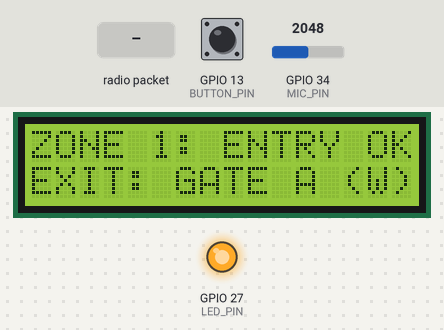
Bench run of a sketch on a simulated ESP32. Shown: 16×2 character LCD, output pins drawn as LEDs (lit = HIGH). Dashed ring = blinking. Inputs (shaded band) come from the test bench; at power-on: GPIO 13 (BUTTON_PIN) HIGH, GPIO 34 (MIC_PIN) = 2048. No radio packets arrive unless stated; the audio player accepts every command and is not drawn; what the sketch prints to the serial monitor is not drawn.

Above: at 3.7 s.
3.8 s: GPIO 13 (BUTTON_PIN) pulled LOW for 0.15 s
At 4.43 s:
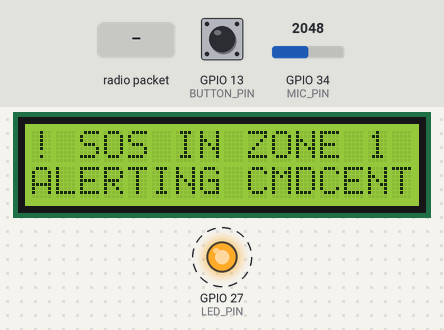
4.5 s: radio packet "ALL" arrives
At 6.1 s:
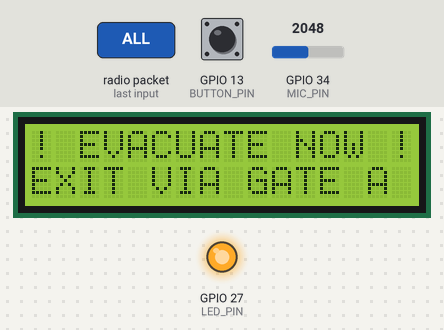
6.2 s: GPIO 13 (BUTTON_PIN) pulled LOW for 1 s
At 7.6 s:
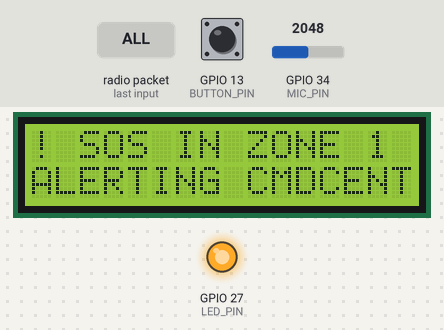
7.8 s: GPIO 13 (BUTTON_PIN) pulled LOW for 3.2 s
11.6 s: radio packet "SIREN_ON" arrives
At 12.6 s:
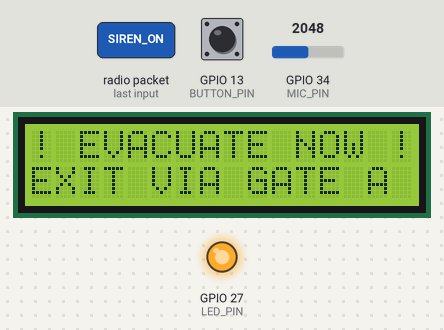
13.1 s: GPIO 13 (BUTTON_PIN) pulled LOW for 0.15 s
At 13.9 s:
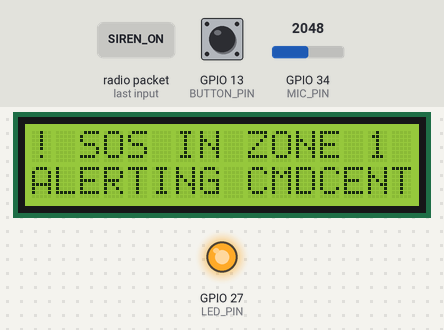
Timing chart, 0 to 14.8 s (numbered marks = the images above; inputs shaded):
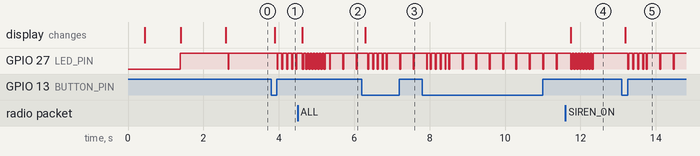

Measured:
- after the input at 3.8 s, GPIO 27 (LED_PIN): alternates HIGH for 0.11 s and LOW for 0.03 s, starting after 0.15 s; the display: changes after 0.09 s (image 1)
- after the input at 4.5 s, the display: changes after 0.13 s (image 2)
- after the input at 6.2 s, the display: changes after 0.09 s (image 3)
- after the input at 11.6 s, the display: changes after 0.14 s (image 4)
- after the input at 13.1 s, the display: changes after 0.09 s (image 5)

The sketch:

zonal_esp32_zone1.ino
```cpp
// ============================================================================
// CrowdShield — Production Zonal Field Node Firmware: ZONE 1
// Board: ESP32 DevKit V1
// Location: Main Gate Plaza | Designated Exit: Gate A (West)
// Dual Radio: 433MHz SX1278 LoRa Long-Range + 2.4GHz ESP-NOW Mesh Fallback
// Peripherals: 1602 LCD Display + DFPlayer Mini Audio + SOS Button + Status LED
// ============================================================================
//
// PHYSICAL PIN CONNECTIONS (IDENTICAL FOR ALL 3 ZONAL NODES):
// ----------------------------------------------------------------------------
// 1. SOS PUSH BUTTON:
//    - One leg        -> ESP32 GPIO 13
//    - Other leg      -> ESP32 GND
//    (Internal pull-up enabled; pressing button pulls GPIO 13 to LOW)
//
// 2. STATUS / VISUAL ALARM LED:
//    - Anode (Long leg)  -> ESP32 GPIO 27 (via 330Ω resistor)
//    - Cathode (Short)   -> ESP32 GND
//
// 3. 1602 LCD DISPLAY (Direct 4-Bit Parallel Mode):
//    - Pin 1 (VSS/GND)   -> GND
//    - Pin 2 (VDD/5V)    -> 5V (ESP32 VIN)
//    - Pin 3 (VO)        -> 1kΩ or 1.5kΩ resistor to GND (Optimal contrast)
//    - Pin 4 (RS)        -> ESP32 GPIO 21
//    - Pin 5 (RW)        -> GND (Write mode)
//    - Pin 6 (E)         -> ESP32 GPIO 22
//    - Pin 11 (D4)       -> ESP32 GPIO 17
//    - Pin 12 (D5)       -> ESP32 GPIO 16
//    - Pin 13 (D6)       -> ESP32 GPIO 4
//    - Pin 14 (D7)       -> ESP32 GPIO 15
//    - Pin 15 (A/BLA)    -> 5V (via 220Ω resistor or directly to 3.3V)
//    - Pin 16 (K/BLK)    -> GND
//
// 4. DFPLAYER MINI MP3 PLAYER & 3W SPEAKER:
//    - Pin 1 (VCC)       -> 5V (ESP32 VIN)
//    - Pin 2 (RX)        -> 1kΩ resistor -> ESP32 GPIO 26 (TX2)
//    - Pin 3 (TX)        -> ESP32 GPIO 25 (RX2)
//    - Pin 6 (SPK_1)     -> Speaker terminal 1
//    - Pin 7 (GND)       -> GND
//    - Pin 8 (SPK_2)     -> Speaker terminal 2
//
// 5. SX1278 LORA TRANSCEIVER (Ra-02 433MHz):
//    - 3.3V              -> ESP32 3.3V (CRITICAL: NEVER CONNECT TO 5V!)
//    - GND               -> GND
//    - NSS (CS)          -> ESP32 GPIO 5
//    - RST               -> ESP32 GPIO 14
//    - DIO0              -> ESP32 GPIO 33
//    - SCK               -> ESP32 GPIO 18
//    - MISO              -> ESP32 GPIO 19
//    - MOSI              -> ESP32 GPIO 23
// ============================================================================

#include <SPI.h>
#include <LoRa.h>
#include <esp_now.h>
#include <WiFi.h>
#include <esp_wifi.h>
#include <HardwareSerial.h>
#include <DFRobotDFPlayerMini.h>
#include <LiquidCrystal.h>

// ============================================================================
// ZONE CONFIGURATION (ZONE 1)
// ============================================================================
#define ZONE_ID 1
const char* NODE_NAME  = "NODE-Z1";
const char* ZONE_NAME  = "MAIN GATE PLAZA";
const char* EXIT_POINT = "GATE A (WEST)";
const char* EVAC_MSG   = "EXIT VIA GATE A ";
const char* IDLE_MSG   = "EXIT: GATE A (W)";

// Pin Assignments
// SILENT PRESENTATION MODE: Set to 1 to mute hardware speaker for Judge Presentation
#define SILENT_PRESENTATION_MODE 0
#define BUTTON_PIN 13   // SOS Button connected to GPIO 13 and GND
#define LED_PIN    27   // Status & Alarm LED
#define MIC_PIN    34   // Optional sound/mic analog sensor (ADC1)

// DFPlayer Mini on HardwareSerial 2
#define DF_RX_PIN  25   // Connects to DFPlayer TX
#define DF_TX_PIN  26   // Connects through 1kΩ to DFPlayer RX

// SX1278 LoRa SPI Pins
#define LORA_SS    5    // Chip Select (NSS)
#define LORA_RST   14   // Hardware Reset
#define LORA_DIO0  33   // Packet Ready IRQ
#define LORA_BAND  433E6 // 433 MHz for SX1278

// 1602 LCD: RS=21, E=22, D4=17, D5=16, D6=4, D7=15
LiquidCrystal lcd(21, 22, 17, 16, 4, 15);

HardwareSerial dfSerial(2);
DFRobotDFPlayerMini myDFPlayer;

bool dfPlayerOnline = false;
bool loraOnline = false;

// Robust Button Debounce & Edge Detection
int lastRawButtonReading = HIGH;
int stableButtonState = HIGH;
unsigned long lastDebounceTime = 0;
const unsigned long DEBOUNCE_DELAY_MS = 80;

unsigned long lastSend = 0;
unsigned long lastDownlinkHeard = 0;
unsigned long sosLatchUntil = 0;
uint32_t seqCounter = 0;
int currentDisplayedState = 0; // 0=Normal, 1=SOS, 2=Evac, 3=Caution, 4=AllClear

// ESP-NOW Broadcast MAC Address (FF:FF:FF:FF:FF:FF)
uint8_t broadcastAddress[] = {0xFF, 0xFF, 0xFF, 0xFF, 0xFF, 0xFF};

// Volatile state for audio & display playback triggered from downlink
volatile int pendingTrackToPlay = 0;
volatile int pendingAlertLevel = 0;
volatile bool pendingLcdUpdate = false;
char pendingLcdLine1[17] = "";
char pendingLcdLine2[17] = "";

// LCD Helper to print formatted 16-character lines cleanly (Anti-Flicker Text Caching)
static char lastLcdLine1[17] = "";
static char lastLcdLine2[17] = "";

void updateLcd(const char* line1, const char* line2) {
  char buf1[17];
  char buf2[17];
  snprintf(buf1, sizeof(buf1), "%-16s", line1 ? line1 : "");
  snprintf(buf2, sizeof(buf2), "%-16s", line2 ? line2 : "");

  // Skip hardware write if display content has not changed - eliminates 100% of LCD flickering!
  if (strncmp(lastLcdLine1, buf1, 16) == 0 && strncmp(lastLcdLine2, buf2, 16) == 0) {
    return;
  }
  strncpy(lastLcdLine1, buf1, 16);
  lastLcdLine1[16] = '\0';
  strncpy(lastLcdLine2, buf2, 16);
  lastLcdLine2[16] = '\0';

  lcd.setCursor(0, 0);
  lcd.print(buf1);
  lcd.setCursor(0, 1);
  lcd.print(buf2);
}

// ============================================================================
// TELEMETRY TRANSMITTER (TRANSMITS DUAL BURST: LORA 433MHz + ESP-NOW 2.4GHz)
// ============================================================================
void transmitPacket(bool isSosActive) {
  seqCounter++;
  float volts = 4.12;
  int pct = 90;
  int micVal = analogRead(MIC_PIN);
  int motionDetected = (micVal > 3000) ? 1 : 0;

  String pkt = "{\"node\":\"" + String(NODE_NAME) + "\"" +
               ",\"z\":" + String(ZONE_ID) +
               ",\"sos\":" + String(isSosActive ? 1 : 0) +
               ",\"mo\":" + String(motionDetected) +
               ",\"seq\":" + String(seqCounter) +
               ",\"batteryVolts\":" + String(volts, 2) +
               ",\"batteryPct\":" + String(pct) + "}";

  // 1. Transmit via 433MHz SX1278 LoRa
  if (loraOnline) {
    LoRa.beginPacket();
    LoRa.print(pkt);
    LoRa.endPacket();
    LoRa.receive(); // Immediately resume continuous receive mode
  }

  // 2. Transmit via 2.4GHz ESP-NOW Mesh
  esp_now_send(broadcastAddress, (uint8_t*)pkt.c_str(), pkt.length());

  if (isSosActive) {
    Serial.printf("[TX 🚨 SOS] (LoRa:%s, ESP-NOW:OK) %s\n", loraOnline ? "OK" : "OFF", pkt.c_str());
    digitalWrite(LED_PIN, LOW); delay(25); digitalWrite(LED_PIN, HIGH);
  } else {
    Serial.printf("[TX Heartbeat] %s (LoRa:%s)\n", pkt.c_str(), loraOnline ? "OK" : "OFF");
    digitalWrite(LED_PIN, LOW); delay(15); digitalWrite(LED_PIN, HIGH);
  }
}

// ============================================================================
// DOWNLINK COMMAND PROCESSOR (SHARED BY LORA AND ESP-NOW)
// ============================================================================
void processDownlinkCommand(const String& incoming, const char* sourceName) {
  Serial.printf("[%s RX Downlink] %s\n", sourceName, incoming.c_str());

  // 1. Support pipe-delimited display format: "zNum|alertLevel|instructionText" (e.g. "1|3|FIRE IN Z2 - REROUTE VIA GATE A")
  if (incoming.indexOf('|') != -1) {
    int firstPipe = incoming.indexOf('|');
    int targetZ = incoming.substring(0, firstPipe).toInt();
    if (targetZ == ZONE_ID || targetZ == 0) {
      int secondPipe = incoming.indexOf('|', firstPipe + 1);
      if (secondPipe != -1) {
        int pipeLvl = incoming.substring(firstPipe + 1, secondPipe).toInt();
        String textPayload = incoming.substring(secondPipe + 1);
        textPayload.trim();
        lastDownlinkHeard = millis();
        int pipeTrack = (pipeLvl >= 3) ? 1 : ((pipeLvl == 2) ? 2 : 3);
        pendingTrackToPlay = pipeTrack;
        pendingAlertLevel = pipeLvl;

        // Display zone-specific instruction and exit arrow on 1602 LCD
        String l1 = textPayload.substring(0, min(16, (int)textPayload.length()));
        String l2 = (textPayload.length() > 16) ? textPayload.substring(16, min(32, (int)textPayload.length())) : "";
        // Thread-safe LCD buffer (rendered in loop to avoid ISR race)
        snprintf(pendingLcdLine1, sizeof(pendingLcdLine1), "%-16s", l1.c_str());
        snprintf(pendingLcdLine2, sizeof(pendingLcdLine2), "%-16s", l2.c_str());
        pendingLcdUpdate = true;
        currentDisplayedState = (pipeLvl >= 3) ? 2 : ((pipeLvl == 2) ? 3 : 4);
        return;
      }
    }
  }

  // 2. Support standard JSON format
  bool isForThisZone = false;
  String myZStr1 = "\"z\":" + String(ZONE_ID);
  String myZStr2 = "\"z\": " + String(ZONE_ID);
  String bCastStr1 = "\"z\":0";
  String bCastStr2 = "\"z\": 0";

  if (incoming.indexOf(myZStr1) != -1 || incoming.indexOf(myZStr2) != -1 ||
      incoming.indexOf("\"zone\":" + String(ZONE_ID)) != -1 ||
      incoming.indexOf("\"zone\": " + String(ZONE_ID)) != -1 ||
      incoming.indexOf(bCastStr1) != -1 || incoming.indexOf(bCastStr2) != -1 ||
      incoming.indexOf("\"zone\":0") != -1 || incoming.indexOf("\"zone\": 0") != -1 ||
      incoming.indexOf("\"z\":\"0\"") != -1 || incoming.indexOf("\"z\": \"0\"") != -1 ||
      incoming.indexOf("ALL") != -1 || incoming.indexOf("SIREN_ON") != -1) {
    isForThisZone = true;
  }

  if (!isForThisZone) {
    return; // Ignore downlinks intended for other zones
  }

  lastDownlinkHeard = millis();

  int trackNum = 1;
  int lvlNum = 3;

  if (incoming.indexOf("\"track\":1") != -1 || incoming.indexOf("\"track\": 1") != -1 ||
      incoming.indexOf("0001") != -1 || incoming.indexOf("EVACUATE") != -1 ||
      incoming.indexOf("SIREN_ON") != -1 || incoming.indexOf("INST-01") != -1 || incoming.indexOf("FALL") != -1) {
    trackNum = 1;
    lvlNum = 3;
  } else if (incoming.indexOf("\"track\":2") != -1 || incoming.indexOf("\"track\": 2") != -1 ||
             incoming.indexOf("0002") != -1 || incoming.indexOf("CAUTION") != -1 ||
             incoming.indexOf("INST-02") != -1) {
    trackNum = 2;
    lvlNum = 2;
  } else if (incoming.indexOf("\"track\":3") != -1 || incoming.indexOf("\"track\": 3") != -1 ||
             incoming.indexOf("0003") != -1 || incoming.indexOf("CLEAR") != -1 ||
             incoming.indexOf("STANDBY") != -1 || incoming.indexOf("INST-03") != -1) {
    trackNum = 3;
    lvlNum = 1;
  }

  pendingTrackToPlay = trackNum;
  pendingAlertLevel = lvlNum;
}

// ESP-NOW Receive Callback
#if defined(ESP_ARDUINO_VERSION_MAJOR) && (ESP_ARDUINO_VERSION_MAJOR >= 3)
void onDataRecv(const esp_now_recv_info_t *info, const uint8_t *incomingData, int len) {
#else
void onDataRecv(const uint8_t *mac, const uint8_t *incomingData, int len) {
#endif
  if (len <= 0) return;
  char buffer[256];
  int copyLen = (len < 255) ? len : 255;
  memcpy(buffer, incomingData, copyLen);
  buffer[copyLen] = '\0';
  String incoming = String(buffer);
  incoming.trim();
  processDownlinkCommand(incoming, "ESP-NOW");
}

// ============================================================================
// SETUP
// ============================================================================
void setup() {
  Serial.begin(115200);
  delay(300);

  pinMode(BUTTON_PIN, INPUT_PULLUP);
  pinMode(LED_PIN, OUTPUT);
  pinMode(MIC_PIN, INPUT);
  digitalWrite(LED_PIN, LOW);

  // Read initial button state after pull-up settles
  delay(50);
  int bootButtonState = digitalRead(BUTTON_PIN);
  lastRawButtonReading = bootButtonState;
  stableButtonState = bootButtonState;

  // 1. Initialize 1602 LCD Display
  lcd.begin(16, 2);
  updateLcd("CROWDSHIELD NODE", "INITIALIZING...");

  Serial.println("\n=======================================================");
  Serial.printf(" CROWDSHIELD NODE: %s (Zone %d - %s)\n", NODE_NAME, ZONE_ID, ZONE_NAME);
  Serial.printf(" Designated Exit: %s\n", EXIT_POINT);
  Serial.println(" Radios: 433MHz SX1278 LoRa + 2.4GHz ESP-NOW Mesh");
  Serial.printf(" Peripherals: 1602 LCD + DFPlayer + SOS (Pin %d) + LED (Pin 27)\n", BUTTON_PIN);
  Serial.println("=======================================================");

  if (bootButtonState == LOW) {
    Serial.printf(" [NOTICE] SOS Button on GPIO %d is LOW at boot. Alert suppressed until released.\n\n", BUTTON_PIN);
  } else {
    Serial.printf(" [OK] SOS Button on GPIO %d is READY (HIGH = Released).\n\n", BUTTON_PIN);
  }

  // 2. Initialize DFPlayer Mini Audio on HardwareSerial 2
  dfSerial.begin(9600, SERIAL_8N1, DF_RX_PIN, DF_TX_PIN);
  delay(250);

  myDFPlayer.begin(dfSerial, false, false);
  dfPlayerOnline = true;
  delay(100);
  #if SILENT_PRESENTATION_MODE
  myDFPlayer.volume(0); // Muted for Judge Presentation
  Serial.println("[DFPlayer] Speaker Muted (SILENT_PRESENTATION_MODE Active for Judges)");
#else
  myDFPlayer.volume(19); // Safe, loud volume (prevents 5V USB brownout & amplifier thermal shutdown)
  delay(50);
  myDFPlayer.volume(19); // Re-assert volume to ensure GD3200/MH2024 UART sync
  Serial.println("[DFPlayer] Active & Ready on TX2 Pin 26 (Volume 19)");
#endif

  // 3. Initialize SX1278 LoRa Radio (433MHz)
  LoRa.setPins(LORA_SS, LORA_RST, LORA_DIO0);
  LoRa.setSPIFrequency(1E6); // 1 MHz SPI eliminates line noise
  if (LoRa.begin(LORA_BAND)) {
    loraOnline = true;
    LoRa.setSpreadingFactor(9);
    LoRa.setSignalBandwidth(125E3);
    LoRa.setCodingRate4(5);
    LoRa.setSyncWord(0x12);
    LoRa.setTxPower(10, PA_OUTPUT_PA_BOOST_PIN); // +10dBm (~30mA) eliminates 3.3V brownout risk
    LoRa.setOCP(100);
    LoRa.receive(); // Enter continuous RX mode immediately
    Serial.println("[LoRa 433MHz] SX1278 Online & Active (SF9, BW125kHz, CR4/5, +10dBm Clean)");
  } else {
    Serial.println("[LoRa 433MHz] Warning: SX1278 not found. Falling back to ESP-NOW 2.4GHz mesh!");
  }

  // 4. Initialize ESP-NOW Mesh Fallback Radio (Wi-Fi Channel 1 Locked)
  WiFi.mode(WIFI_STA);
  WiFi.disconnect();
  esp_wifi_set_promiscuous(true);
  esp_wifi_set_channel(1, WIFI_SECOND_CHAN_NONE);
  esp_wifi_set_promiscuous(false);

  if (esp_now_init() == ESP_OK) {
    Serial.println("[ESP-NOW 2.4GHz] Mesh Channel 1 Online & Initialized!");

    #if defined(ESP_ARDUINO_VERSION_MAJOR) && (ESP_ARDUINO_VERSION_MAJOR >= 3)
      esp_now_register_recv_cb(onDataRecv);
    #else
      esp_now_register_recv_cb(onDataRecv);
    #endif

    // Register Broadcast Peer (FF:FF:FF:FF:FF:FF)
    esp_now_peer_info_t peerInfo = {};
    memcpy(peerInfo.peer_addr, broadcastAddress, 6);
    peerInfo.channel = 1;
    peerInfo.encrypt = false;
    esp_now_add_peer(&peerInfo);
  }

  // Steady Green / Solid ON LED confirms node is live and monitoring
  digitalWrite(LED_PIN, HIGH);

  // Ready Screen on 1602 LCD
  char readyLine[17];
  snprintf(readyLine, sizeof(readyLine), "ZONE %d: READY", ZONE_ID);
  updateLcd(readyLine, IDLE_MSG);
  delay(1200);

  char normalLine[17];
  snprintf(normalLine, sizeof(normalLine), "ZONE %d: ENTRY OK", ZONE_ID);
  updateLcd(normalLine, IDLE_MSG);
}

// ============================================================================
// MAIN LOOP
// ============================================================================
void loop() {
  unsigned long now = millis();

  // Render thread-safe LCD update from downlink if available
  if (pendingLcdUpdate) {
    pendingLcdUpdate = false;
    updateLcd(pendingLcdLine1, pendingLcdLine2);
  }

  // --------------------------------------------------------------------------
  // 1. CHECK FOR INCOMING LORA DOWNLINK PACKETS
  // --------------------------------------------------------------------------
  if (loraOnline) {
    int packetSize = LoRa.parsePacket();
    if (packetSize) {
      String loraIncoming = "";
      while (LoRa.available()) {
        loraIncoming += (char)LoRa.read();
      }
      loraIncoming.trim();
      processDownlinkCommand(loraIncoming, "LoRa");
    }
  }

  // --------------------------------------------------------------------------
  // 2. EXECUTE DOWNLINK ACTIONS (AUDIO PLAYBACK + LCD + STROBE)
  // --------------------------------------------------------------------------
  if (pendingTrackToPlay > 0) {
    int track = pendingTrackToPlay;
    int lvl = pendingAlertLevel;
    pendingTrackToPlay = 0;

    static unsigned long lastAudioPlayTime = 0;
    static int lastAudioTrack = 0;

    // Responsive cooldown (1000ms): allows repeat playback while preventing audio overlap
    if (now - lastAudioPlayTime > 1000 || track != lastAudioTrack) {
      lastAudioPlayTime = now;
      lastAudioTrack = track;
#if SILENT_PRESENTATION_MODE
      Serial.printf("\n>>> [ACTION] Warning Track %d Triggered (Audio Muted for Judges Presentation) <<<\n", track);
#else
      Serial.printf("\n>>> [ACTION] Playing Warning Message Track %d on DFPlayer Mini (Level %d) <<<\n", track, lvl);

      // Drain unread bytes from DFPlayer UART
      while (dfSerial.available()) {
        dfSerial.read();
      }

      // Explicit STOP resets DFPlayer EOF pointer so subsequent plays of the SAME track work 100% reliably!
      myDFPlayer.stop();
      delay(50);

      // Volume 19 is loud & clear while preventing 5V USB rail sag and amplifier thermal shutdown
      myDFPlayer.volume(19);
      delay(30);

      // Start playback fresh from byte 0
      myDFPlayer.play(track);
#endif

      // Update 1602 LCD Display and Visual LED only on fresh command / cooldown
      if (track == 1) {
        // PRESET 1: EMERGENCY EVACUATION (Targeted to designated exit)
        updateLcd("! EVACUATE NOW !", EVAC_MSG);
        currentDisplayedState = 2;
        for (int i = 0; i < 8; i++) {
          digitalWrite(LED_PIN, LOW); delay(40); yield();
          digitalWrite(LED_PIN, HIGH); delay(40); yield();
        }
      } else if (track == 2) {
        // PRESET 2: CROWD CAUTION / SLOW DOWN
        updateLcd("! CROWD CAUTION !", "SLOW DOWN - WAIT");
        currentDisplayedState = 3;
        for (int i = 0; i < 4; i++) {
          digitalWrite(LED_PIN, LOW); delay(100); yield();
          digitalWrite(LED_PIN, HIGH); delay(100); yield();
        }
      } else {
        // PRESET 3: ALL CLEAR / STANDBY
        char line1[17];
        snprintf(line1, sizeof(line1), "ZONE %d: ALL CLEAR", ZONE_ID);
        updateLcd(line1, IDLE_MSG);
        currentDisplayedState = 4;
        for (int i = 0; i < 2; i++) {
          digitalWrite(LED_PIN, LOW); delay(200); yield();
          digitalWrite(LED_PIN, HIGH); delay(200); yield();
        }
      }

      digitalWrite(LED_PIN, HIGH); // Restore solid ON
    }
  }

  // --------------------------------------------------------------------------
  // 3. PHYSICAL SOS BUTTON DETECTION & DEBOUNCING (GPIO 13)
  // --------------------------------------------------------------------------
  int rawReading = digitalRead(BUTTON_PIN);

  // Debounce timing
  if (rawReading != lastRawButtonReading) {
    lastDebounceTime = now;
  }
  lastRawButtonReading = rawReading;

  // Once signal has remained stable for at least DEBOUNCE_DELAY_MS (50ms)
  if ((now - lastDebounceTime) > DEBOUNCE_DELAY_MS) {
    // True Falling Edge: Transition from RELEASED (HIGH) to PRESSED (LOW)
    if (rawReading == LOW && stableButtonState == HIGH) {
      stableButtonState = LOW;

      Serial.printf("\n🚨 [EMERGENCY SOS PRESSED] Physical Button triggered in Zone %d!\n", ZONE_ID);
      sosLatchUntil = now + 4000; // Latch SOS active for 4 seconds

      char line1[17];
      snprintf(line1, sizeof(line1), "! SOS IN ZONE %d !", ZONE_ID);
      updateLcd(line1, "ALERTING CMDCENTER");
      currentDisplayedState = 1;

      // Immediate Burst: transmit 3 rapid packets spaced by 40ms over both radios
      for (int b = 0; b < 3; b++) {
        transmitPacket(true);
        delay(40);
      }
      lastSend = millis();
    }
    // Rising Edge: Transition from PRESSED (LOW) back to RELEASED (HIGH)
    else if (rawReading == HIGH && stableButtonState == LOW) {
      stableButtonState = HIGH;
      Serial.printf("[BUTTON RELEASED] Zone %d SOS button released (Pin %d = HIGH).\n", ZONE_ID, BUTTON_PIN);
    }
  }

  bool isSosActive = (now < sosLatchUntil);

  // Restore LCD after SOS period clears
  if (!isSosActive && currentDisplayedState == 1) {
    char line1[17];
    snprintf(line1, sizeof(line1), "ZONE %d: ENTRY OK", ZONE_ID);
    updateLcd(line1, IDLE_MSG);
    currentDisplayedState = 0;
  }

  // --------------------------------------------------------------------------
  // 4. PERIODIC TELEMETRY (350ms during active SOS, 2000ms idle heartbeat)
  // --------------------------------------------------------------------------
  unsigned long interval = isSosActive ? 350 : 2000;
  if (now - lastSend >= interval) {
    transmitPacket(isSosActive);
    lastSend = now;
  }

  delay(10);
}
```
